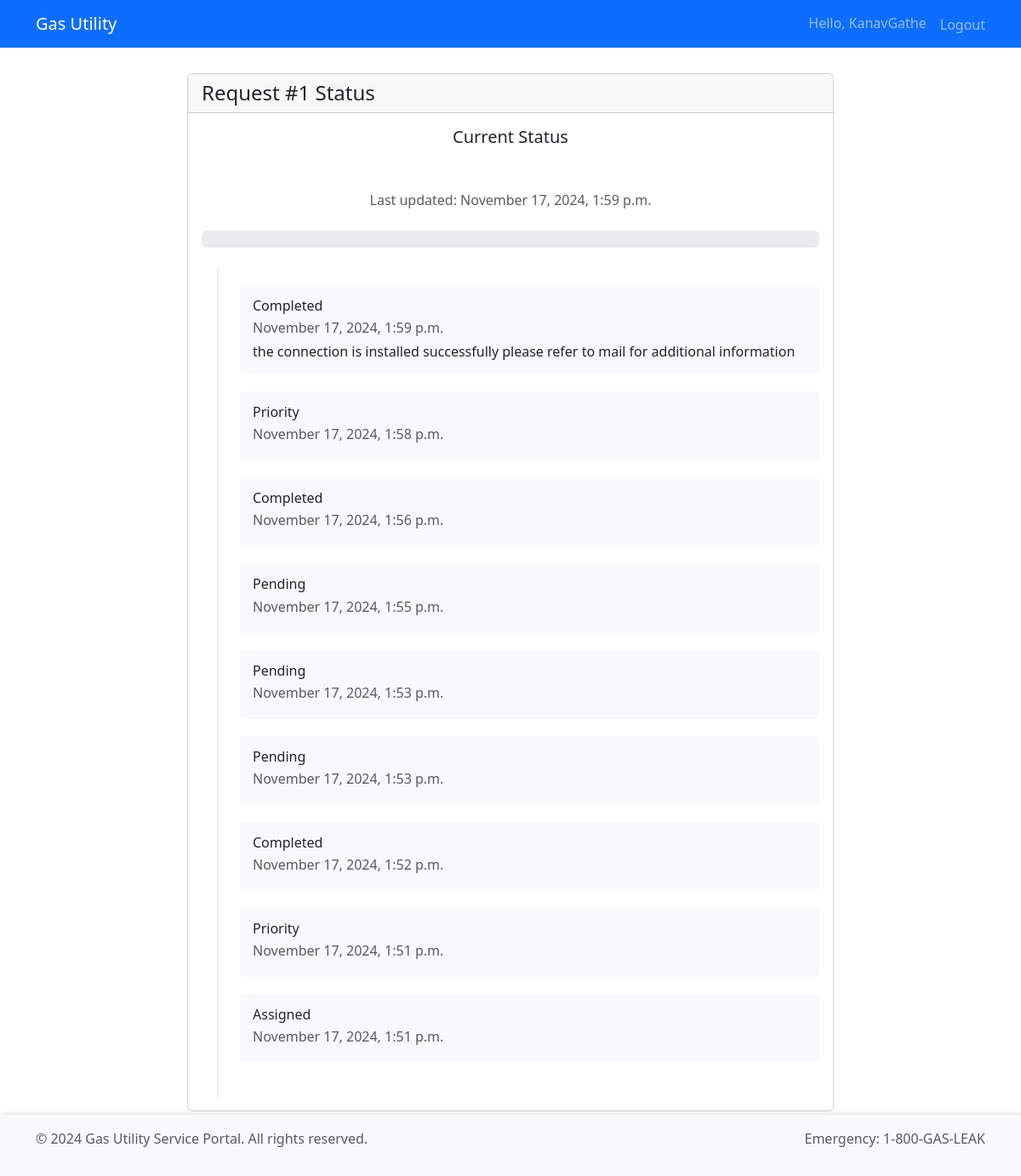
The page /tracking/request/1/ (signed in) on the database its author committed.
### requests/models.py (models this page shows, shortened)
class ServiceRequest(models.Model):
    STATUS_CHOICES = [
        ('pending', 'Pending'),
        ('assigned', 'Assigned'),
        ('in_progress', 'In Progress'),
        ('on_hold', 'On Hold'),
        ('completed', 'Completed'),
        ('cancelled', 'Cancelled'),
        ('priority', 'Priority')
    ]
    customer = models.ForeignKey(User, on_delete=models.CASCADE)
    request_type = models.ForeignKey(ServiceRequestType, on_delete=models.CASCADE)
    status = models.CharField(max_length=20, choices=STATUS_CHOICES, default='pending')
    description = models.TextField()
    created_at = models.DateTimeField(auto_now_add=True)
    updated_at = models.DateTimeField(auto_now=True)
    assigned_to = models.ForeignKey(
        User,
        related_name='assigned_requests',
        null=True,
        blank=True,
        on_delete=models.SET_NULL
    )
    scheduled_date = models.DateTimeField(null=True, blank=True)
    completed_date = models.DateTimeField(null=True, blank=True)
    internal_notes = models.TextField(blank=True, null=True)

### tracking/models.py (models this page shows)
class RequestStatus(models.Model):
    service_request = models.ForeignKey(
        ServiceRequest,
        related_name='status_updates',
        on_delete=models.CASCADE
    )
    status = models.CharField(max_length=20, choices=ServiceRequest.STATUS_CHOICES)
    notes = models.TextField(blank=True)
    created_by = models.ForeignKey(User, on_delete=models.SET_NULL, null=True)
    created_at = models.DateTimeField(auto_now_add=True)
    class Meta:
        ordering = ['-created_at']
        verbose_name_plural = 'Request statuses'

### tracking/views.py (the view)
# urls.py: path('request/<int:request_id>/', views.track_request, name='track_request'),
@login_required
def track_request(request, request_id):
    service_request = get_object_or_404(ServiceRequest, id=request_id)
    if not request.user.is_staff and request.user != service_request.customer:
        return redirect('accounts:dashboard')
    status_updates = RequestStatus.objects.filter(service_request=service_request)
    context = {
        'service_request': service_request,
        'status_updates': status_updates,
    }
    return render(request, 'tracking/track_request.html', context)

### templates/tracking/track_request.html (shortened to what this page needs)
{% extends "base.html" %}
{% block content %}
<div class="row">
    <div class="col-md-8 mx-auto">
        <div class="card">
            <div class="card-header">
                <h4 class="card-title mb-0">Request #{{ service_request.id }} Status</h4>
            </div>
            <div class="card-body">
                <div class="text-center mb-4">
                    <h5>Current Status</h5>
                    <span class="badge bg-{{ service_request.status|lower }} fs-5">
                    </span>
                    <p class="text-muted mt-2">
                        Last updated: {{ service_request.updated_at|date:"F j, Y, g:i a" }}
                    </p>
                </div>
                <div class="mb-4">
                    {% with status_percentage=service_request.get_progress_percentage %}
                    <div class="progress" style="height: 20px;">
                    </div>
                    {% endwith %}
                </div>
                <div class="timeline">
                    {% for update in status_updates %}
                        <div class="timeline-item">
                            <div class="timeline-marker bg-{{ update.status|lower }}"></div>
                            <div class="timeline-content">
                                <h6 class="mb-1">{{ update.get_status_display }}</h6>
                                <p class="text-muted mb-1">
                                    {{ update.created_at|date:"F j, Y, g:i a" }}
                                </p>
                                {% if update.notes %}
                                    <p class="mb-0">{{ update.notes }}</p>
                                {% endif %}
                            </div>
                        </div>
                    {% endfor %}
                </div>
            </div>
        </div>
    </div>
</div>
{% endblock %}

### templates/navbar.html (shortened to what this page needs)
<nav class="navbar navbar-expand-lg navbar-dark bg-primary fixed-top">
    <div class="container">
        <a class="navbar-brand" href="{% url 'home' %}">Gas Utility</a>
        <div class="collapse navbar-collapse justify-content-end" id="navbarNav">
            <ul class="navbar-nav">
                {% if user.is_authenticated %}
                    <li class="nav-item">
                        <span class="navbar-text me-3">Hello, {{ user.username }}</span>
                    </li>
                    <li class="nav-item">
                        <form method="post" action="{% url 'accounts:logout' %}" class="d-inline">
                            <button type="submit" class="nav-link btn btn-link" style="display: inline; padding: 0; border: none; background: none;">
                                Logout
                            </button>
                        </form>
                    </li>
                {% endif %}
            </ul>
        </div>
    </div>
</nav>

### templates/tracking/track_request.html (style rules this page uses)
.timeline { position: relative; padding: 20px 0; }
.timeline:before { content: ''; position: absolute; top: 0; left: 18px; height: 100%; width: 2px; background: #e9ecef; }
.timeline-item { position: relative; padding-left: 45px; margin-bottom: 20px; }
.timeline-marker { position: absolute; left: 15px; width: 8px; height: 8px; border-radius: 50%; top: 6px; }
.timeline-content { padding: 15px; border-radius: 4px; background: #f8f9fa; }

### templates/navbar.html (style rules this page uses)
.navbar { position: fixed; top: 0; width: 100%; z-index: 1030; }
body { padding-top: 70px; }

### templates/footer.html (style rules this page uses)
body { padding-bottom: 60px; }

### rows shown on the page
ServiceRequest: id "1", updated_at "November 17, 2024, 1:59 p.m."
RequestStatus: status "Completed", created_at "November 17, 2024, 1:59 p.m.", notes "the connection is installed successfully please refer to mail for additional information"
RequestStatus: status "Priority", created_at "November 17, 2024, 1:58 p.m."
RequestStatus: status "Completed", created_at "November 17, 2024, 1:56 p.m."
RequestStatus: status "Pending", created_at "November 17, 2024, 1:55 p.m."
RequestStatus: status "Pending", created_at "November 17, 2024, 1:53 p.m."
RequestStatus: status "Pending", created_at "November 17, 2024, 1:53 p.m."
RequestStatus: status "Completed", created_at "November 17, 2024, 1:52 p.m."
RequestStatus: status "Priority", created_at "November 17, 2024, 1:51 p.m."
RequestStatus: status "Assigned", created_at "November 17, 2024, 1:51 p.m."

### other values the page prints
{{ user.username }} "KanavGathe"
